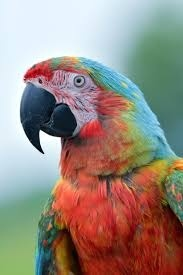
#> input picture parrot.jpg, 183 x 275 px
$ python image_filter.py
#> lines starting #> are read from the running program, lines starting #| are printed output that depends on the picture
import cv2
import numpy as np

img = cv2.imread('parrot.jpg')
#> img is the input picture: shape (275, 183, 3); mean B, G, R 128.5, 137.9, 151.3


sharpen_kernel = np.array([
    [0, -1, 0],
    [-1, 5, -1],
    [0, -1, 0]
])
sherr = cv2.filter2D(img,-1,sharpen_kernel)
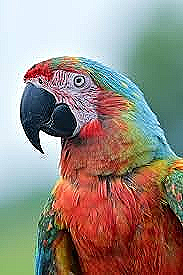
#> sherr: shape (275, 183, 3); mean B, G, R 129.1, 138.3, 151.2
cv2.imshow('sharpened',sherr)
cv2.imshow('original',img)
cv2.waitKey(0)
cv2.destroyAllWindows()

blurred = cv2.medianBlur(sherr,5)
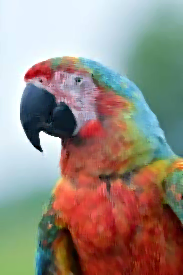
#> blurred: shape (275, 183, 3); mean B, G, R 128.8, 138.1, 151.7
cv2.imshow('blurred',blurred)
cv2.imshow('original',sherr)
cv2.waitKey(0)
cv2.destroyAllWindows()
